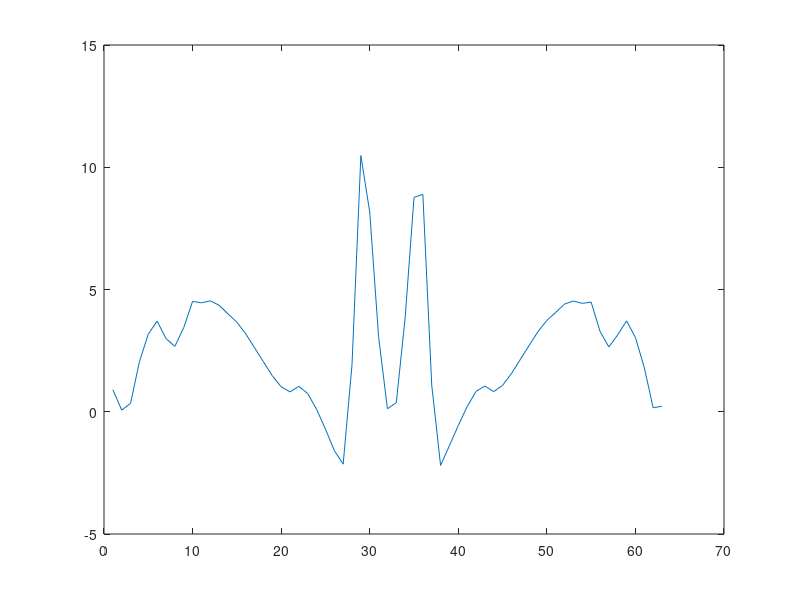

Write MATLAB code to recreate this figure.
clc; close all; clear all;
alfa = -pi:0.1:pi;

% alfa,cl,cd cm
clcdcm = [0   0     0.0026    0
1.0000    0.0996    0.0039    0
2.0000    0.2010    0.0052    0
3.0000    0.3039    0.0066    0
4.0000    0.4083    0.0080    0
5.0000    0.5141    0.0094    0
6.0000    0.6252    0.0109    0.0000
7.0000    0.7371    0.0123    0.0100
8.0000    0.8397    0.0138    0.0150
9.0000    0.9320    0.0154    0.0150
10.0000    1.0188    0.0174    0.0300
11.0000    1.1045    0.0197    0.0320
12.0000    1.1827    0.0221    0.0330
13.0000    1.2499    0.0248    0.0350
14.0000    1.2946    0.0282    0.0400
15.0000    1.3045    0.0322    0.0500
16.0000    1.3101    0.0373    0.0200
17.0000    1.3118    0.0435    0.0150
18.0000    1.3119    0.0513    0.0100
19.0000    1.3119    0.0680    0.0050
20.0000    1.3119    0.1000         0
21.0000    1.2969    0.2256   -0.0250
22.0000    1.2647    0.3135   -0.0500
23.0000    1.2130    0.3613   -0.0533
24.0000    1.1530    0.3988   -0.0567
25.0000    1.0971    0.4292   -0.0600
26.0000    1.0394    0.4555   -0.0760
27.0000    0.9732    0.4812   -0.0920
28.0000    0.9151    0.5092   -0.1080
29.0000    0.8795    0.5425   -0.1240
30.0000    0.8699    0.5777   -0.1400
35.0000    0.9667    0.7549   -0.1500
40.0000    1.0380    0.9162   -0.1600
45.0000    1.0503    1.0657   -0.1600
50.0000    1.0267    1.2064   -0.2600
55.0000    0.9744    1.3410   -0.0500
60.0000    0.8908    1.4705   -0.2700
65.0000    0.7665    1.5773   -0.1500
70.0000    0.6417    1.6660   -0.4000
75.0000    0.5126    1.7387   -0.3000
80.0000    0.3763    1.7814   -0.2000
85.0000    0.2367    1.7998   -0.4000
90.0000    0.0961    1.8043   -0.4500
95.0000   -0.0431    1.7906   -0.4200
100.0000   -0.1820    1.7642   -0.4500
105.0000   -0.3167    1.7114   -0.4500
110.0000   -0.4421    1.6471   -0.2000
115.0000   -0.5591    1.5679   -0.4000
120.0000   -0.6714    1.4745   -0.5500
125.0000   -0.7695    1.3653   -0.5000
130.0000   -0.8413    1.2408   -0.5000
135.0000   -0.9382    1.0995   -0.5400
140.0000   -0.9777    0.9406   -0.4700
145.0000   -0.9165    0.7655   -0.4000
150.0000   -0.7731    0.5921   -0.4000
155.0000   -0.6644    0.4428   -0.3200
160.0000   -0.6400    0.3323   -0.3000
165.0000   -0.6805    0.2363   -0.3500
170.0000   -0.8460    0.1533   -0.4200
175.0000   -0.6705    0.0648   -0.3000
180.0000         0    0.0311         0];

tmp = interp1(clcdcm(:,1),clcdcm(:,2:4),abs(rad2deg(alfa)),'pchip');
cl = tmp(:,1).*sign(alfa)';
cd = tmp(:,2);
cm = tmp(:,3);

rho = 1.225; % kg/m^3
v = 5; % m/s

h1 = 1333.33/1000; %[m] höjd för del 1
c1 = (878.25+807.29)/2000; %[m]Korda för del 1
h2 = 666.67/1000; %[m] höjd för del 2
c2 = (757.11+640.50)/2000; %[m] Korda för del 2
h3 = 666.67/1000; %[m] höjd för del 3
c3 = (586.67+319.8)/2000; %[m] Korda för del 3

%Lift - minus för att få rätt riktning
L1 = -1/2*rho*v^2*c1*h1*cl;
L2 = -1/2*rho*v^2*c2*h2*cl;
L3 = -1/2*rho*v^2*c3*h3*cl;
L = L1 + L2 + L3; %minus för att få rätt riktning

%Drag - minus för att få rätt riktning
D1 = -1/2*rho*v^2*c1*h1*cd;
D2 = -1/2*rho*v^2*c2*h2*cd;
D3 = -1/2*rho*v^2*c3*h3*cd;
D = D1 + D2 + D3;

Fx = D.*cos(alfa') - L.*sin(alfa');
Fy = D.*sin(alfa') + L.*cos(alfa');
R = sqrt(D.^2 + L.^2);

plot(Fx)